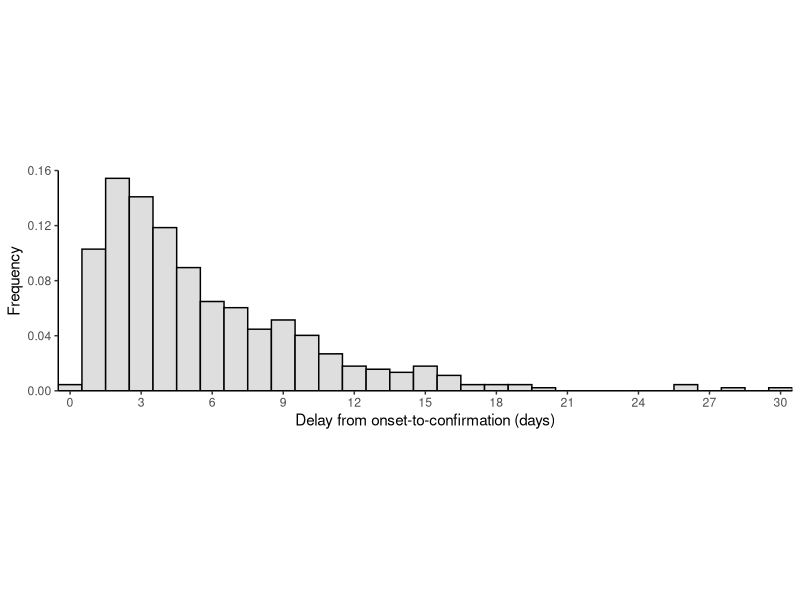
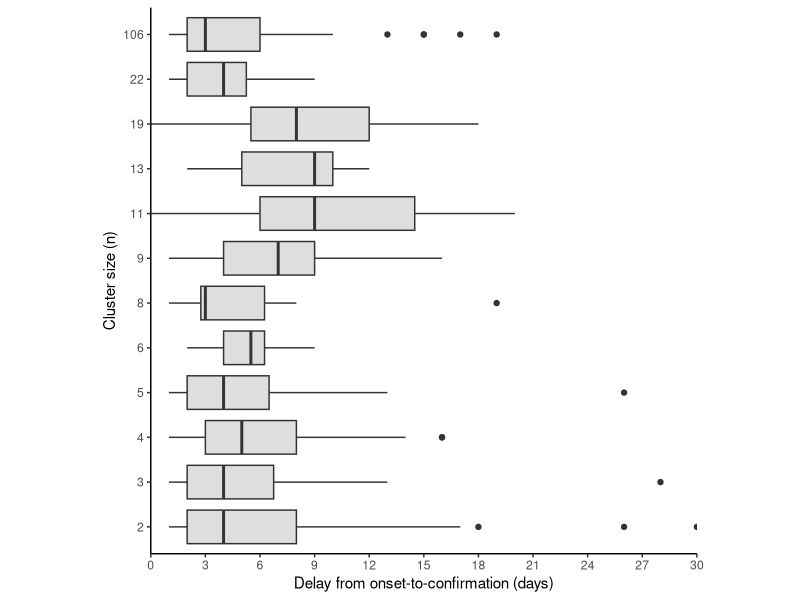
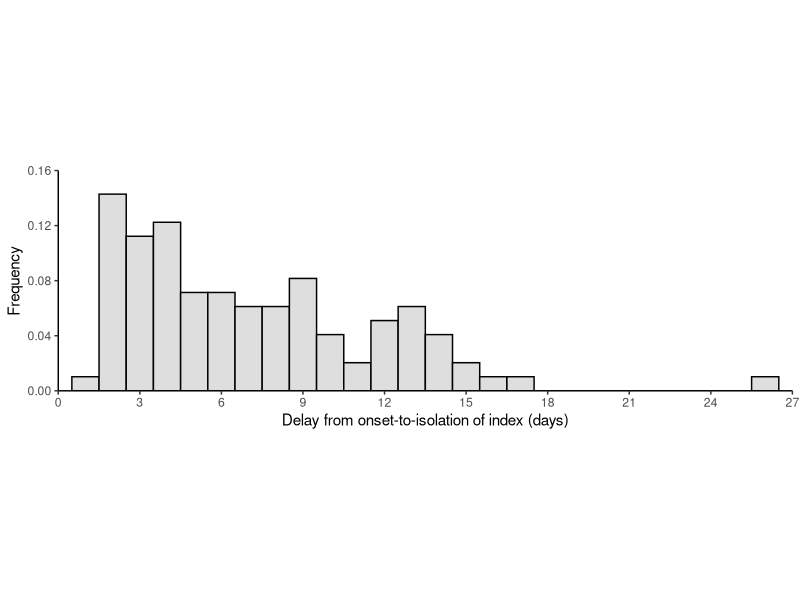
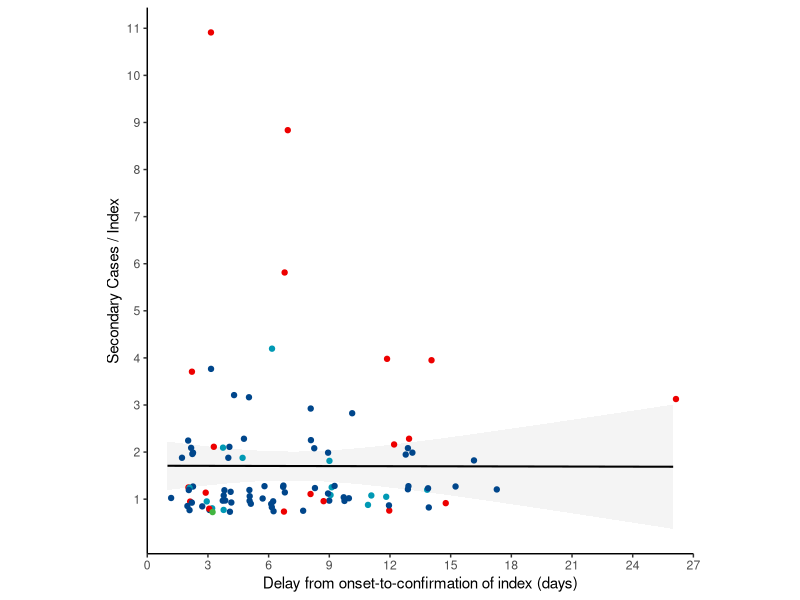

Write the R code that produced these figures, in order.
library(tidyverse)
library(lubridate)
library(ggsci)

###delay analysis and figures

case_data <- read_csv("data/case_data.csv")
transmission_pairs <- read_csv(file = "data/transmission_pairs.csv")

case_data <- case_data %>%
  mutate(onset.date = dmy(onset.date),
         confirm.date = dmy(confirm.date),
         epi.date = dmy(epi.date))

#Figure 4A - figures combined and colours customised in post
case_data %>%
  filter(cluster.id != 0) %>%
  mutate(delay = as.numeric(confirm.date - onset.date, na.rm = T)) %>%
  filter(!is.na(delay)) %>%
  ggplot() +
  geom_histogram(aes(x = delay, y = ..density..),  fill = '#dedede', colour = "black", binwidth = 1) +
  scale_y_continuous("Frequency", expand = c(0,0), limits = c(0,0.16)) + 
  scale_x_continuous("Delay from onset-to-confirmation (days)", expand = c(0,0), breaks = seq(0,30, by = 3)) +
  theme_classic() +
  theme(aspect.ratio = 0.3, legend.position = 'none')


case_data %>%
  filter(cluster.id != 0) %>%
  mutate(delay = as.numeric(confirm.date - onset.date, na.rm = T)) %>%
  group_by(cluster.id) %>%
  mutate(n = n()) %>% 
  dplyr::select(n, delay) %>%
  ungroup() %>%
  mutate(n = as_factor(n)) %>% 
  ggplot() +
  geom_boxplot(aes(x=n, y=delay), fill = "#dedede") +
  theme_classic() +
  theme(aspect.ratio=1) +
  scale_y_continuous("Delay from onset-to-confirmation (days)", limits = c(0, 30), expand = c(0,0), breaks = seq(0,30, by = 3)) +
  xlab("Cluster size (n)") +
  coord_flip()

#Figure 4B
transmission_pairs %>%
  group_by(infector.case, cluster.risk) %>%
  summarise(n = n(), delay = mean(delay.infector)) %>%
  filter(!is.na(delay)) %>%
  ggplot() +
  geom_histogram(aes(x = delay, y = ..density..),  fill = '#dedede', colour = "black", binwidth = 1) +
  scale_y_continuous("Frequency", expand = c(0,0), limits = c(0,0.16)) + 
  scale_x_continuous("Delay from onset-to-isolation of index (days)", 
                     expand = c(0,0), limits = c(0,27), breaks = seq(0,27, by = 3)) +
  theme_classic() +
  theme(aspect.ratio = 0.3, legend.position = 'none')

transmission_pairs %>%
  group_by(infector.case, cluster.risk) %>%
  summarise(n = n(), delay = mean(delay.infector)) %>%
  filter(delay != "NA") %>%
  arrange(desc(n)) %>%
  ggplot() +
  geom_smooth(method = lm, aes(x=delay, y = n), color = "black", alpha = 0.1, size = 0.7) +
  geom_jitter(aes(x = delay, y = n, colour = cluster.risk), height = 0.3, width = 0.3) +
  scale_y_continuous("Secondary Cases / Index", breaks = 1:11) +
  scale_x_continuous("Delay from onset-to-confirmation of index (days)", 
                     expand = c(0,0),                     
                     limits = c(0,27), breaks = seq(0,27, by = 3)) +
  theme_classic() +
  theme(aspect.ratio = 1, legend.position = 'none') +
  scale_color_lancet()

#Calculatate delay stats
transmission_pairs %>%
  group_by(infector.case, cluster.risk) %>%
  summarise(n = n(), delay = mean(delay.infector)) %>%
  filter(delay != "NA") %>% 
  arrange(desc(n)) %>%
  lm(n ~ delay, data = .) %>%
  summary()

transmission_pairs %>%
  group_by(infector.case, cluster.risk) %>%
  summarise(n = n(), delay = mean(delay.infector)) %>%
  filter(!is.na(delay)) %>%
  pull(delay) %>%
  median()

case_data %>%
  filter(cluster.id != 0) %>%
  mutate(delay = as.numeric(confirm.date - onset.date, na.rm = T)) %>%
  filter(!is.na(delay)) %>%
  pull(delay) %>%
  median()



